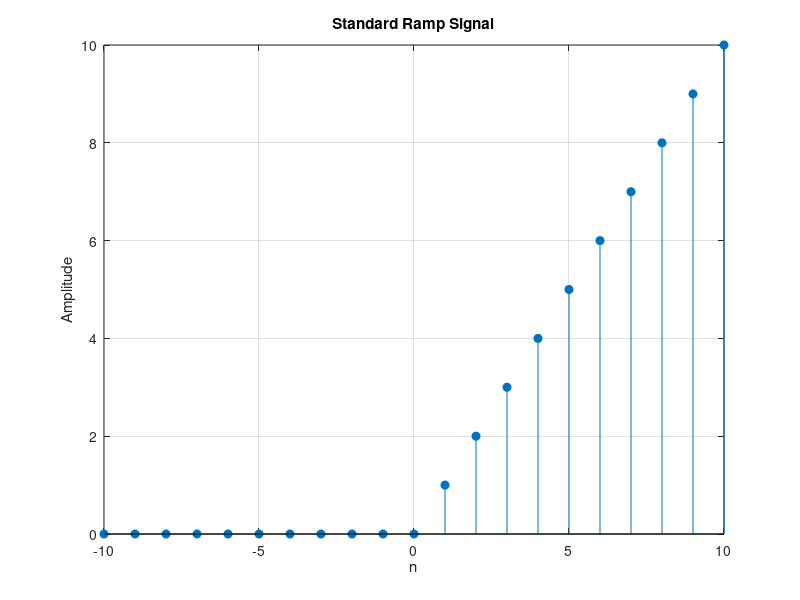

The MATLAB script that drew this image:
% Parameters
n = -10:10;                 
ramp = (n >= 0).*n;   % Only positive side grows, negative side remains 0

% Plotting
stem(n, ramp, 'filled');
xlabel('n');
ylabel('Amplitude');
title('Standard Ramp Signal');
grid on;
